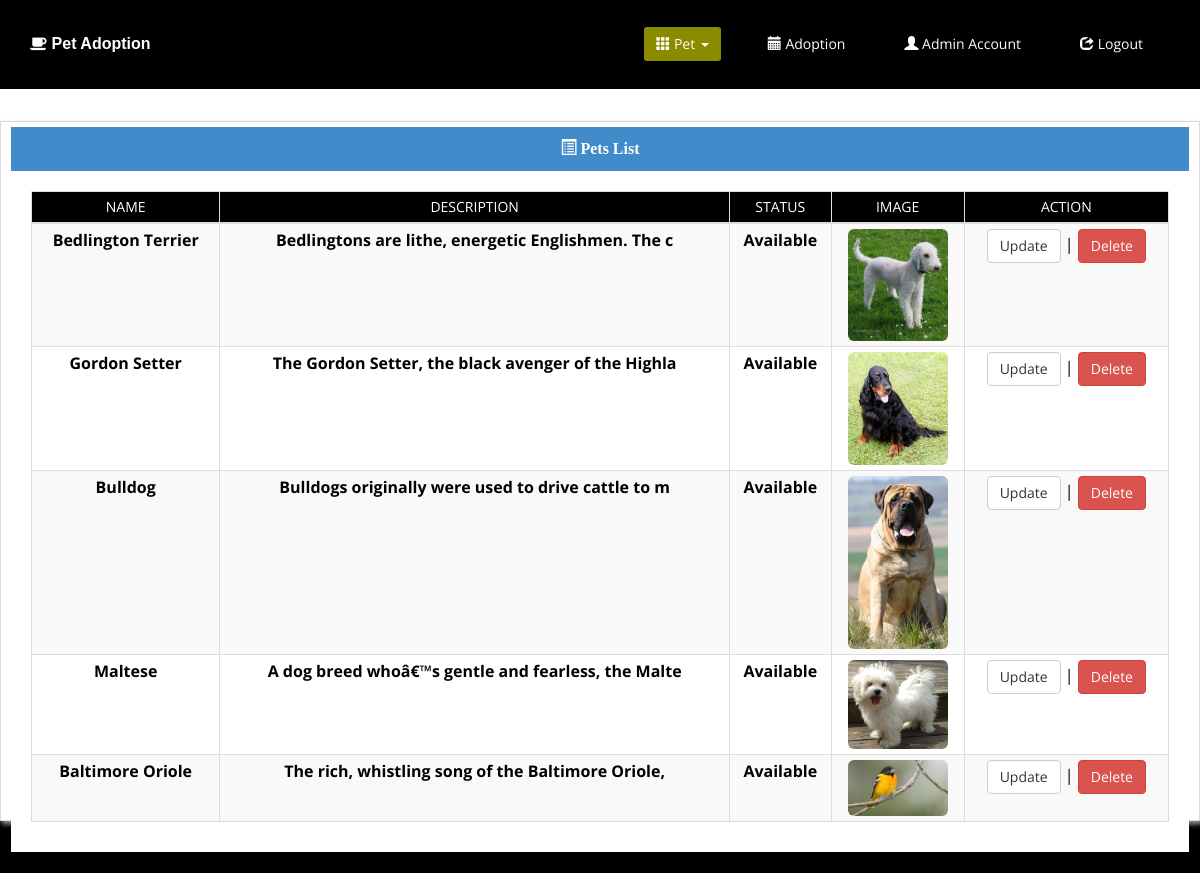
Screenshot of /update_cnp.php with the database file from the repository.
### tables this page shows
CREATE TABLE `tblcnp` (
  `id` int(11) NOT NULL,
  `name` varchar(50) DEFAULT NULL,
  `prize` float DEFAULT NULL,
  `description` varchar(50) DEFAULT NULL,
  `image` varchar(250) DEFAULT NULL,
  `status` varchar(50) DEFAULT NULL
);

### includes/updateavailables.php (the view, shortened to what this page needs)
            <div class="col-md-12" style="background-color:#fff; border: solid #D9D9D9 1px; padding: 10px; padding-top: 5px; box-shadow: #9F9F9F 2px 3px 5px; margin-top: 10px; height:700px;">
        <div class="panel panel-primary">
            <div class="panel-heading panel-title text-center wow fadeInDown">
                <span style="font-weight:bold; font-family:verdana;"><i class="glyphicon glyphicon-list-alt"></i> Pets List</span>
            </div>
            <div class="panel-body" style="background-color:#fff;">
              <table class="table table-responsive table-hover table-bordered table-condensed table-striped wow fadeInDown" width="100%">
              	<thead>
                	<tr style="background-color:#000; color:#FFF;">
                    	<td style="text-align:center; width:auto;" class="wow fadeInDown">NAME</td>
                        <td style="text-align:center; width:auto;" class="wow fadeInDown">DESCRIPTION</td>
                        <td style="text-align:center; width:auto;" class="wow fadeInDown">STATUS</td>
                        <td style="text-align:center; width:auto;" class="wow fadeInDown">IMAGE</td>
                        <td style="text-align:center; width:auto;" class="wow fadeInDown">ACTION</td>
                    </tr>
                    <tbody>
                    <?php include('includes/dbconn.php');
					$sql = ("SELECT *  FROM tblcnp order by id DESC") or die (mysqli_error());
                    $result=mysqli_query($con, $sql);
					if(mysqli_num_rows($result)>0){
						while($row = mysqli_fetch_assoc($result)){
							$id = $row['id'];
							$image = $row['image'];?>
                    	<tr style="font-size:16px; cursor:pointer;">
                        	<td class="wow fadeInDown"> <center><strong><?php echo $row['name'];?></strong></center></td>
                            <td class="wow fadeInDown"> <center><strong><?php echo $row['description'];?></strong></center></td>
                            <td class="wow fadeInDown"> <center><strong><?php echo $row['status'];?></strong></center></td>
                            <td class="wow fadeInDown"> <center><img src="<?php echo $row['image'];?>" width="100px;" class="img-responsive img-rounded" /></center></td>
                            <td class="wow fadeInDown"><center><a href="#updateModal<?php echo $id;?>" data-toggle="modal" data-target="#updateModal<?php echo $id;?>" class="btn btn-default">Update</a> | <a href="#deleteModal<?php echo $id;?>" data-toggle="modal" data-target="#deleteModal<?php echo $id;?>" class="btn btn-danger"> Delete</a></center></td>
                        </tr>
                        <?php }}?>
                    </tbody>
                </thead>
              </table>
        </div>
    </div>
</div>

### css/main.css (style rules this page uses)
body { background: #fff; font-family: 'Open Sans', sans-serif; color:#000; line-height: 22px; }
a { color: #000; -webkit-transition: color 300ms, background-color 300ms; -moz-transition: color 300ms, background-color 300ms; -o-transition: color 300ms, background-color 300ms; transition: color 300ms, background-color 300ms; }
.panel-default>.panel-heading, .panel { background-color: #e6e6e6; border:0 none; box-shadow:none; }
.panel-body { padding: 20px 20px 10px; }
.panel-heading { border-radius: 0; }
table { width:100%; }

### rows the page displays
tblcnp: name "Bedlington Terrier", description "Bedlingtons are lithe, energetic Englishmen. The c", status "Available", image (picture)
tblcnp: name "Gordon Setter", description "The Gordon Setter, the black avenger of the Highla", status "Available", image (picture)
tblcnp: name "Bulldog", description "Bulldogs originally were used to drive cattle to m", status "Available", image (picture)
tblcnp: name "Maltese", description "A dog breed whoâ€™s gentle and fearless, the Malte", status "Available", image (picture)
tblcnp: name "Baltimore Oriole", description "The rich, whistling song of the Baltimore Oriole,", status "Available", image (picture)
